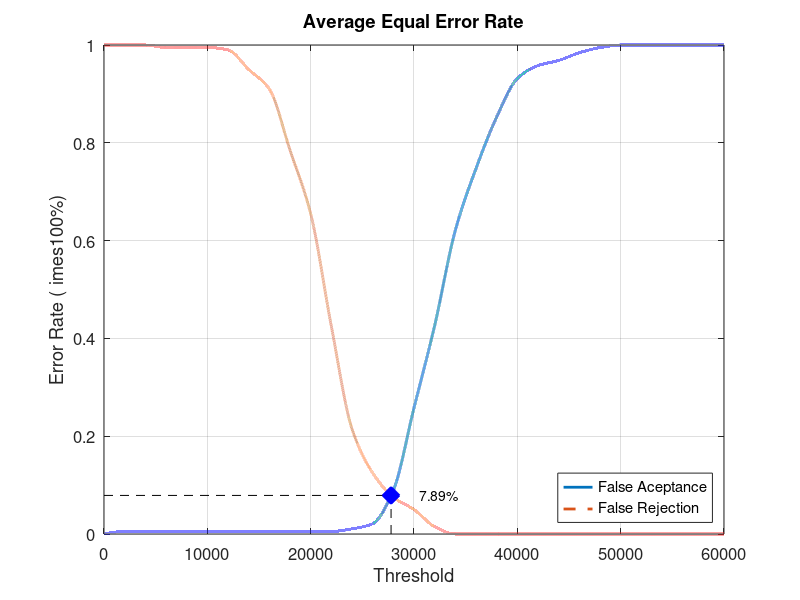
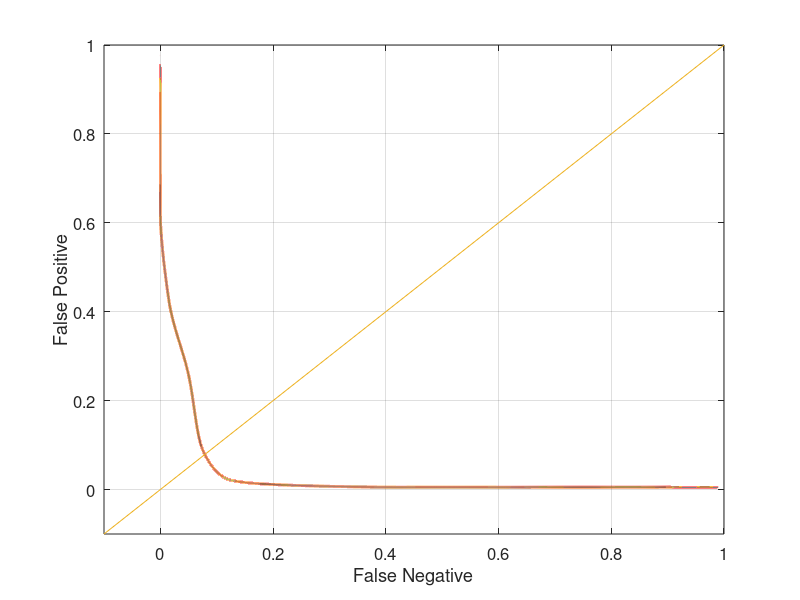

The MATLAB script that drew these images, in order:
close all;
clear;
clc;
x = 0:2000:60000;
xq = 0:0.5:60000;

y0 = [0 0.00526316 0.00526316 0.00526316 0.00526316 0.00526316 0.00526316 0.00526316 0.00526316 0.00526316 0.00526316 0.00526316 0.0105263 0.0210526 0.0894737 0.257895 0.426316 0.621053 0.747368 0.852632 0.931579 0.957895 0.968421 0.984211 0.994737 1 1 1 1 1 1]
yy0 = interp1(x, y0, xq, 'pchip');
y1 = [1 1 1 0.995 0.995 0.995 0.99 0.95 0.91 0.785 0.655 0.425 0.215 0.125 0.075 0.05 0.015 0 0 0 0 0 0 0 0 0 0 0 0 0 0]
yy1 = interp1(x, y1, xq, 'pchip');

% Calculating EER: 
y2 = abs(y0 - y1);
find(y2 == min(y2))
yy2 = abs(yy0 - yy1);
xEER = find(yy2 == min(yy2));
xEERIndex = xq(xEER) % X-axis EER
yEER = yy0(xEER) % Y-axis EER

main = figure
plot(xq, yy0,'-','LineWidth', 2);	hold on
plot(xq, yy1,'--','LineWidth', 2);	hold on
plot([xEERIndex xEERIndex], [0 yEER], 'k--');	hold on
plot([0 xEERIndex], [yEER yEER], 'k--');	hold on
plot(xEERIndex, yEER, 'bx', 'LineWidth', 10);	hold on
text(xEERIndex + 10 * xEERIndex / 100, yEER, [num2str(round((10000 * yEER)) / 100) '%'])
legend('False Aceptance', 'False Rejection', 'Location', 'SouthEast')
xlabel('Threshold')
ylabel('Error Rate (	imes100%)')
title('Average Equal Error Rate')
set(gca, 'FontSize', 12)
axis([0 60000 0 1])
grid on

print(main, 'Database3_3Main', '-dpng');
FNRxFPR = figure('Color', [1 1 1]);
plot(yy1, yy0, '-', yy1, yy0, 'LineWidth', 2);
hold on
y = -0.1:0.1:1
plot(y, y); 
set(gca, 'FontSize', 12)
xlabel('False Negative')
ylabel('False Positive')
axis([-0.1 1 -0.1 1])
set(gca, 'FontSize', 12)
grid on

print(FNRxFPR, 'Database3_3FNRxFPR','-dpng');
